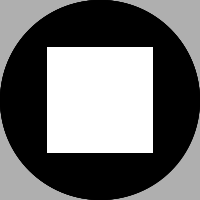
Frame 1 (no input)
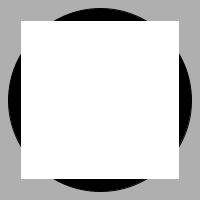
Frame 60 (the mouse pressed at the canvas centre just before this capture)
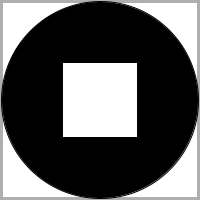
Frame 120 (the mouse held since frame 60 and released just before this capture)

The Processing sketch that drew these frames (run headless with seeded random() and noise(); from frame 60 on, the mouse is pressed at the canvas centre):

// Processing sketch: Ex13_8
// ── Ex13_8.pde
Oscillator[] osc = new Oscillator[2];

void setup(){
  size(200, 200); 
   osc[0] = new Oscillator(0.01); 
   osc[1] = new Oscillator(0.05); 
}

void draw(){
  background(175);
  
  for(int i = 0; i < osc.length; i++){
   osc[i].oscillate();
   osc[i].display();
  }
}

// ── Oscillate.pde
class Oscillator{
 float xtheta;
 float ytheta;
 float increment;
 
 Oscillator(float rate){
   xtheta = 0;
   ytheta = 0;
   increment = rate;
 }
 
 void oscillate(){
   xtheta = xtheta + increment;
   ytheta = ytheta + increment;
 }
 
 void display(){
   float y = map(sin(ytheta), -1, 1, 0, height);
   float x = map(cos(xtheta), -1, 1, 0, width);
   fill(0);
   stroke(0);
   ellipse(width/2, height/2, x, x);
   
   rectMode(CENTER);
   fill(255);
   stroke(255);
   rect(width/2, height/2, y, y);
 }
}
